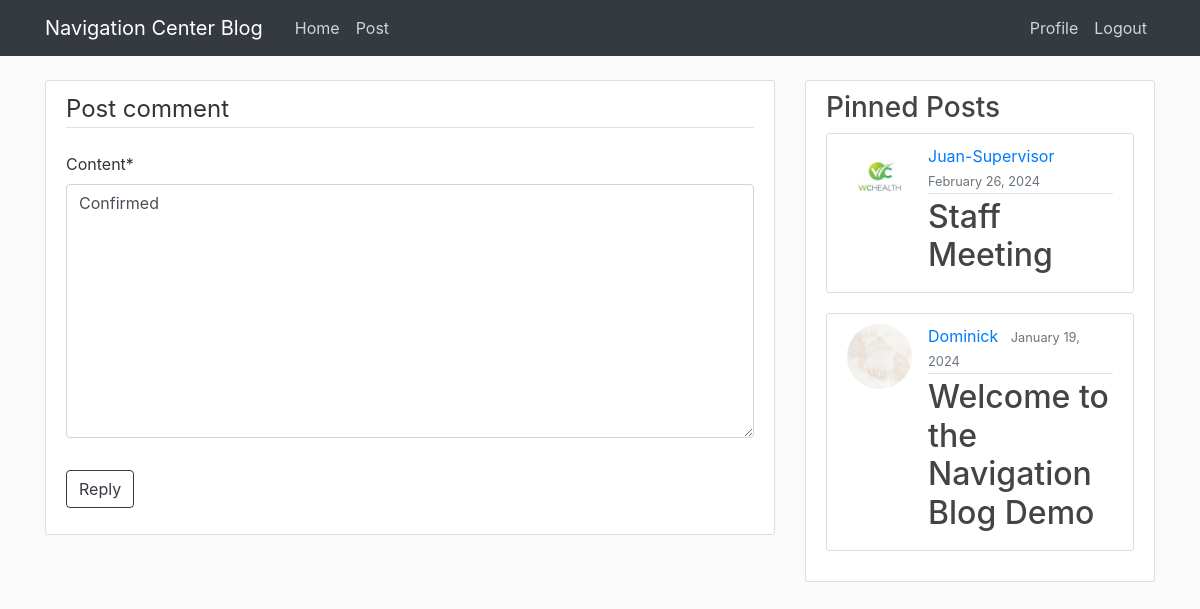
The page /post/25/comment-update/ (signed in) on the database its author committed.
### blog/models.py (models this page shows, shortened)
class Comment(models.Model):
    post = models.ForeignKey(Post, default="", on_delete=models.CASCADE)
    content = models.TextField()
    date_posted = models.DateTimeField(default=timezone.now)
    author = models.ForeignKey(User, on_delete=models.CASCADE)
    class Meta:
        ordering = ['date_posted']

class Post(models.Model):
    title = models.CharField(max_length=100)
    content = models.TextField()
    date_posted = models.DateTimeField(default=timezone.now)
    author = models.ForeignKey(User, on_delete=models.CASCADE)
    pinned = models.BooleanField(default=False)

### users/models.py (models this page shows, shortened)
class Profile(models.Model):
    user = models.OneToOneField(User, on_delete=models.CASCADE)
    image = models.ImageField(default='default.jpg', upload_to='profile_pics')

### blog/views.py (the view, shortened to what this page needs)
# urls.py: path('post/<int:pk>/comment-update/', CommentUpdateView.as_view(), name='comment-update'),
class CommentUpdateView(LoginRequiredMixin, UserPassesTestMixin, UpdateView):
    model = Comment
    fields = ['content']
    def test_func(self):
        post = self.get_object()
        if self.request.user == post.author:
            return True
        return False
    def get_context_data(self, **kwargs):
        context = super().get_context_data(**kwargs)
        pinned_posts = Post.objects.filter(pinned=True).order_by('-date_posted')
        context['pinned_posts'] = pinned_posts
        return context

### blog/templates/blog/comment_form.html (shortened to what this page needs)
{% extends "blog/base.html" %}
{% load crispy_forms_tags %}
{% block content %}
    <div class="content-section">
        <form method="POST">
            <fieldset class="form-group">
                <legend class="border-bottom mb-4">Post comment</legend>
                {{ form|crispy }}
            </fieldset>
            <div class="form-group">
                <button class="btn btn-outline-dark" type="submit">Reply</button>
            </div>
        </form>
    </div>
{% endblock %}

### blog/templates/blog/base.html (shortened to what this page needs)
{% load static %}
<!DOCTYPE html>
<html lang="en">
<head>
    <link rel="stylesheet" href="https://cdn.jsdelivr.net/npm/bootstrap@4.4.1/dist/css/bootstrap.min.css">
    <link rel="stylesheet" type="text/css" href="{% static 'blog/main.css' %}">
</head>
<body>
    <header class="site-header">
      <nav class="navbar navbar-expand-md navbar-dark bg-dark fixed-top">
        <div class="container">
          <a class="navbar-brand mr-4 custom-green" href="{% url 'blog-home' %}">Navigation Center Blog</a>
          <div class="collapse navbar-collapse" id="navbarToggle">
            <div class="navbar-nav mr-auto">
              <a class="nav-item nav-link" href="{% url 'blog-home' %}">Home</a>
              <a class="nav-item nav-link" href="{% url 'post-create' %}">Post</a>
            </div>
            <div class="navbar-nav">
                {% if user.is_authenticated %}
                    <a class="nav-item nav-link" href="{% url 'profile' %}">Profile</a>
                    <a class="nav-item nav-link" href="{% url 'logout' %}">Logout</a>
                {% else %}
                    <a class="nav-item nav-link" href="{% url 'login' %}">Login</a>
                    <a class="nav-item nav-link" href="{% url 'register' %}">Register</a>
                {% endif %}
            </div>
          </div>
        </div>
      </nav>
    </header>
    <main role="main" class="container">
      <div class="row">
        <div class="col-md-8">
            {% block content %}{% endblock %}
        </div>
        <div class="col-md-4">
          <div class="content-section">
            <h3>Pinned Posts</h3>
              {% for post in pinned_posts %}
                    <article class="media content-section">
                        <img class="rounded-circle article-img" src="{{ post.author.profile.image.url }}">
                      <div class="media-body">
                        <div class="article-metadata">
                          <a class="mr-2" href="{% url 'user-posts' post.author.username %}">{{ post.author }}</a>
                          <small class="text-muted">{{ post.date_posted|date:"F d, Y" }}</small>
                        </div>
                        <h2><a class="article-title" href="{% url 'post-detail' post.id %}">{{ post.title }}</a></h2>
                      </div>
                    </article>
              {% endfor %}
          </div>
        </div>
      </div>
    </main>
</body>
</html>

### blog/static/blog/main.css (style rules this page uses)
body { background: #fafafa; color: #333333; margin-top: 5rem; }
h1, h2, h3, h4, h5, h6 { color: #444444; }
.site-header .navbar-nav .nav-link { color: #cbd5db; }
.content-section { background: #ffffff; padding: 10px 20px; border: 1px solid #dddddd; border-radius: 3px; margin-bottom: 20px; }
.article-title { color: #444444; }
.article-img { height: 65px; width: 65px; margin-right: 16px; }
.article-metadata { padding-bottom: 1px; margin-bottom: 4px; border-bottom: 1px solid #e3e3e3 }

### rows shown on the page
Comment: content "Confirmed"
Post: author.profile.image (placeholder picture), author "Juan-Supervisor", date_posted "February 26, 2024", title "Staff Meeting"
Post: author.profile.image (picture), author "Dominick", date_posted "January 19, 2024", title "Welcome to the Navigation Blog Demo"
